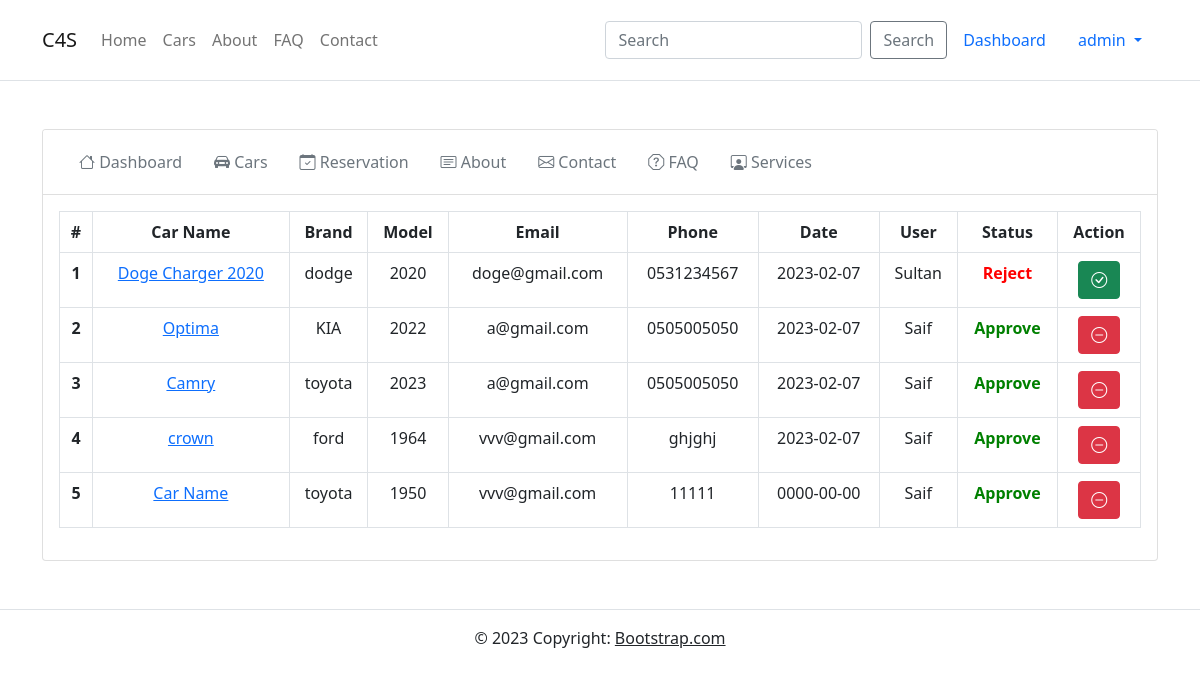
The page /admin/cars.php (signed in) on the database its author committed.
### tables this page shows
CREATE TABLE IF NOT EXISTS `car` (
  `id` int(11) NOT NULL AUTO_INCREMENT,
  `car_name` varchar(255) NOT NULL,
  `email` varchar(255) NOT NULL,
  `phone` varchar(255) NOT NULL,
  `brand` varchar(255) NOT NULL,
  `model` varchar(255) NOT NULL,
  `image` varchar(255) DEFAULT NULL,
  `status` char(1) NOT NULL DEFAULT 'w',
  `date` date NOT NULL,
  `user_id` int(11) NOT NULL,
  PRIMARY KEY (`id`)
);

CREATE TABLE IF NOT EXISTS `tb_user` (
  `id` int(11) NOT NULL AUTO_INCREMENT,
  `name` varchar(50) NOT NULL,
  `username` varchar(25) NOT NULL,
  `email` varchar(50) NOT NULL,
  `password` varchar(50) NOT NULL,
  `is_admin` tinyint(1) NOT NULL DEFAULT 0,
  PRIMARY KEY (`id`)
);

### admin/cars.php (the view, shortened to what this page needs)
<?php
include "../config/db.php";
include "../inc/head.php";
include "../inc/navbar.php";
?>
<div class="container">
    <section class="mt-5">
        <div class="card">
            <div class="card-header bg-white">
                <?php include "tabs.php"; ?>
            </div>
            <div class="card-body text-center">
                <table class="table table-bordered">
                    <thead>
                        <tr>
                            <th scope="col">#</th>
                            <th scope="col">Car Name</th>
                            <th scope="col">Brand</th>
                            <th scope="col">Model</th>
                            <th scope="col">Email</th>
                            <th scope="col">Phone</th>
                            <th scope="col">Date</th>
                            <th scope="col">User</th>
                            <th scope="col">Status</th>
                            <th scope="col">Action</th>
                        </tr>
                    </thead>
                    <tbody>
                        <?php
                        $rows = mysqli_query($conn, "SELECT * FROM car ORDER BY id DESC");
                        foreach ($rows as $key => $row) :
                            $user_id = $row["user_id"];
                            $query = "SELECT name FROM tb_user WHERE id ='$user_id'";
                            $result = mysqli_query($conn,$query);
                            $res = mysqli_fetch_assoc($result);
                        ?>
                            <tr>
                                <th scope="row"><?php echo $key + 1; ?></th>
                                <td>
                                    <a href="view.php?carid=<?php echo $row["id"]; ?>">
                                        <?php echo $row['car_name']; ?>
                                    </a>
                                </td>
                                <td><?php echo $row['brand']; ?></td>
                                <td><?php echo $row['model']; ?></td>
                                <td><?php echo $row['email']; ?></td>
                                <td><?php echo $row['phone']; ?></td>
                                <td><?php echo $row['date']; ?></td>
                                <td><?php echo $res["name"]; ?></td>
                                <td>
                                    <?php
                                    if ($row["status"] == "y") {
                                        echo "<b style='color:green'>Approve</b>";
                                    } elseif ($row["status"] == "n") {
                                        echo "<b style='color:red'>Reject</b>";
                                    } else {
                                        echo "<b style='color:blue'>Waiting</b>";
                                    }
                                    ?>
                                </td>
                                <td>
                                    <form method="post" action="<?php $_PHP_SELF ?>">
                                        <?php
                                        if ($row["status"] == "y") {
                                            echo '<button name="reject" type="submit" class="btn btn-danger"><i class="bi bi-dash-circle"></i></button>';
                                        } elseif ($row["status"] == "n") {
                                            echo '<button name="approve" type="submit" class="btn btn-success"><i class="bi bi-check-circle"></i></button>';
                                        }
                                        ?>
                                    </form>
                                </td>
                            </tr>
                        <?php endforeach; ?>
                    </tbody>
                </table>
            </div>
        </div>
    </section>
</div>
<?php
include "../inc/footer.php";
?>

### rows shown on the page
car: car_name "Doge Charger 2020", brand "dodge", model "2020", email "doge@gmail.com", phone "0531234567", date "2023-02-07", user.name "Sultan", status "Reject"
car: car_name "Optima", brand "KIA", model "2022", email "a@gmail.com", phone "0505005050", date "2023-02-07", user.name "Saif", status "Approve"
car: car_name "Camry", brand "toyota", model "2023", email "a@gmail.com", phone "0505005050", date "2023-02-07", user.name "Saif", status "Approve"
car: car_name "crown", brand "ford", model "1964", email "vvv@gmail.com", phone "ghjghj", date "2023-02-07", user.name "Saif", status "Approve"
car: car_name "Car Name", brand "toyota", model "1950", email "vvv@gmail.com", phone "11111", date "0000-00-00", user.name "Saif", status "Approve"

### other values the page prints
$_SESSION['login_username'] "admin"
